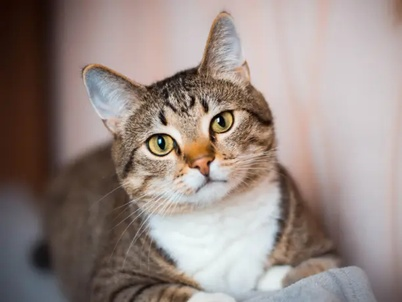
#> input picture Binaria/gato.jpg, 402 x 302 px, shrunk from 612 x 459 before the run
$ jupyter execute --allow-errors Lab2.ipynb   (older library calls are emulated)
#> lines starting #> are read from the running program, lines starting #| are printed output that depends on the picture; after the words box and inside, x2 and y2 are one past the last pixel; in counts of white or black regions, pixels touching at a corner belong together
# **Laboratorio 2**

**Darwin Josue Rojas Echeverría**

**Carnet: 23008435**

# *Librerías*

[cell 1]
import cv2
import numpy as np
import matplotlib.pyplot as plt
from mpl_toolkits.mplot3d import Axes3D

# **Problema 1**

### *Funciones*

[cell 2]
def mostrar_imagenes(img_original, img_filtrada, titulo):
    plt.figure(figsize=(10,10))
    plt.subplot(1,2,1)
    plt.imshow(img_original, cmap="gray")
    plt.title("Original")

    plt.subplot(1,2,2)
    plt.imshow(img_filtrada)
    plt.title(titulo)

    plt.show()

[cell 3]
def binzarizacion(carpeta,imagen,formatoimagen):

#> called with carpeta = 'Binaria', imagen = 'gato', formatoimagen = '.jpg'
    img_original=cv2.imread(carpeta+"/"+ imagen+formatoimagen,0)
#> img_original: shape (302, 402); min 0, max 254, mean 141.3
    img_original=cv2.cvtColor(img_original,cv2.COLOR_BGR2RGB)
#> img_original: shape (302, 402, 3)
    img_escalagrises=cv2.cvtColor(img_original,cv2.IMREAD_GRAYSCALE)
    ret, img_binaria = cv2.threshold(img_original, 127, 255, cv2.THRESH_BINARY)
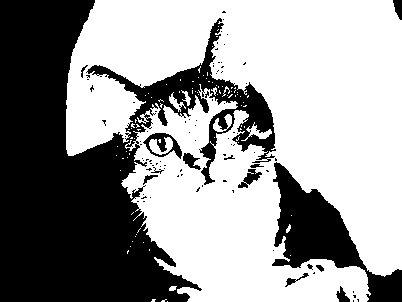
#> img_binaria: shape (302, 402, 3); 60.2% white; 91 black regions (76 under 20 px), largest, box (x1, y1, x2, y2) and area: (0, 0, 276, 302) 40638, (272, 162, 402, 302) 6190, (143, 133, 182, 159) 405

    mostrar_imagenes(img_escalagrises,img_binaria,'Binarizacion')

### *Aplicación Binarización*

[cell 4]
binzarizacion('Binaria','gato','.jpg')

# **Problema 2**

### *Función*

[cell 5]
def operaciones_imagenes(carpeta,imagen1,imagen2,formato1,formato2):

#> called with carpeta = 'Operacion_imagenes', imagen1 = 'imagen1', imagen2 = 'imagen2', formato1 = '.jpg', formato2 = '.jpg'
    img_original1=cv2.imread(carpeta+"/"+ imagen1+formato1,0)
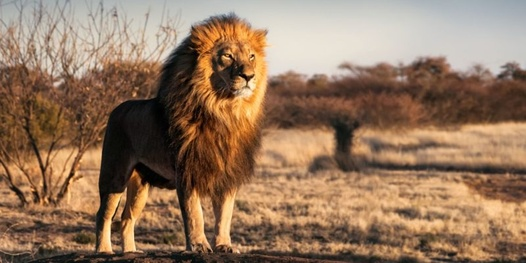
#> input picture Operacion_imagenes/imagen1.jpg, 526 x 263 px, shrunk from 800 x 400 before the run
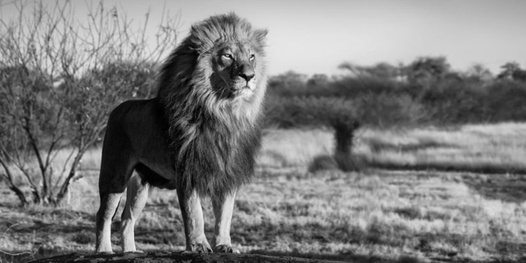
#> img_original1: shape (263, 526); min 0, max 244, mean 124.8
    img_original2=cv2.imread(carpeta+"/"+ imagen2+formato2,0)
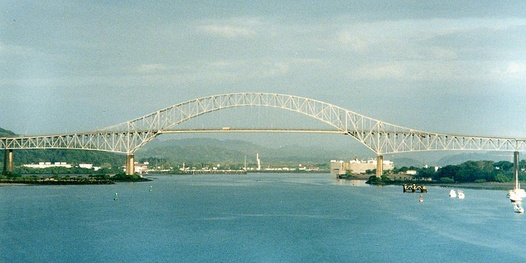
#> input picture Operacion_imagenes/imagen2.jpg, 526 x 263 px, shrunk from 800 x 400 before the run
#> img_original2: shape (263, 526); min 0, max 255, mean 162.1


    img_original1=cv2.cvtColor(img_original1,cv2.COLOR_BGR2RGB)
#> img_original1: shape (263, 526, 3)
    img_original2=cv2.cvtColor(img_original2,cv2.COLOR_BGR2RGB)
#> img_original2: shape (263, 526, 3)

    img_escalagrises1=cv2.cvtColor(img_original1,cv2.IMREAD_GRAYSCALE)
    img_escalagrises2=cv2.cvtColor(img_original2,cv2.IMREAD_GRAYSCALE)


    ret, img_binaria1 = cv2.threshold(img_original1, 127, 255, cv2.THRESH_BINARY)
#> img_binaria1: shape (263, 526, 3); 49.3% white; 184 white regions (143 under 20 px), largest, box (x1, y1, x2, y2) and area: (0, 0, 526, 147) 35915, (216, 129, 526, 254) 16293, (352, 122, 526, 166) 5189
    ret, img_binaria2 = cv2.threshold(img_original2, 127, 255, cv2.THRESH_BINARY)
#> img_binaria2: shape (263, 526, 3); 75.2% white; 351 black regions (336 under 20 px), largest, box (x1, y1, x2, y2) and area: (0, 139, 376, 263) 28488, (336, 152, 526, 193) 3571, (138, 156, 193, 176) 540


    sum_img = cv2.add(img_binaria1, img_binaria2)
#> sum_img: shape (263, 526, 3); 84.8% white; 316 black regions (293 under 20 px), largest, box (x1, y1, x2, y2) and area: (0, 139, 374, 263) 16404, (386, 162, 526, 190) 1855, (138, 156, 193, 176) 540
    rest_img=cv2.absdiff(img_binaria1,img_binaria2)
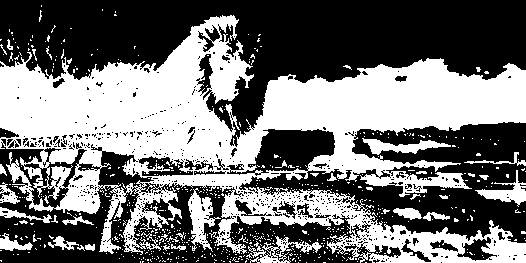
#> rest_img: shape (263, 526, 3); 45.2% white; 649 white regions (615 under 20 px), largest, box (x1, y1, x2, y2) and area: (0, 15, 526, 263) 55891, (188, 188, 221, 252) 887, (246, 236, 322, 263) 669
    and_img = cv2.bitwise_and(img_binaria1, img_binaria2)
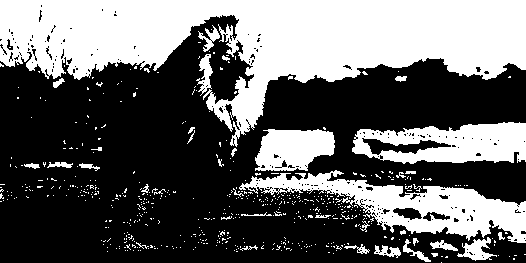
#> and_img: shape (263, 526, 3); 39.6% white; 555 white regions (517 under 20 px), largest, box (x1, y1, x2, y2) and area: (0, 0, 526, 147) 35914, (239, 170, 526, 243) 7601, (352, 122, 526, 164) 4943
    or_img = cv2.bitwise_or(img_binaria1, img_binaria2)
    xor_img = cv2.bitwise_xor(img_binaria1, img_binaria2)


    plt.figure(figsize=(15,20))
    plt.subplot(1,2,1)
    plt.imshow(img_binaria1)
    plt.title("Binaria_1")

    plt.subplot(1,2,2)
    plt.imshow(img_binaria2)
    plt.title("Binaria_2")
    plt.show()


    print("----------------------------")
    print("Suma")
    plt.imshow(sum_img)
    plt.title('suma_imagenes')
    plt.show()

    print("----------------------------")
    print("Resta")
    plt.imshow(rest_img)
    plt.title('Resta_imagenes')
    plt.show()

    print("----------------------------")
    print("AND")
    plt.imshow(and_img)
    plt.title('AND')
    plt.show()

    print("----------------------------")
    print("OR")
    plt.imshow(or_img)
    plt.title('OR')
    plt.show()

    print("----------------------------")
    print("XOR")
    plt.imshow(xor_img)
    plt.title('XOR')
    plt.show()

### *Aplicación de operaciones*

[cell 6]
operaciones_imagenes('Operacion_imagenes','imagen1','imagen2','.jpg','.jpg')

# **Problema 3**

### *Función*

[cell 7]
def tresd(carpeta,imagen,formatoimagen):

#> called with carpeta = '3d', imagen = 'chihuahua', formatoimagen = '.jpg'
    img_original=cv2.imread(carpeta+"/"+ imagen+formatoimagen,cv2.IMREAD_GRAYSCALE)
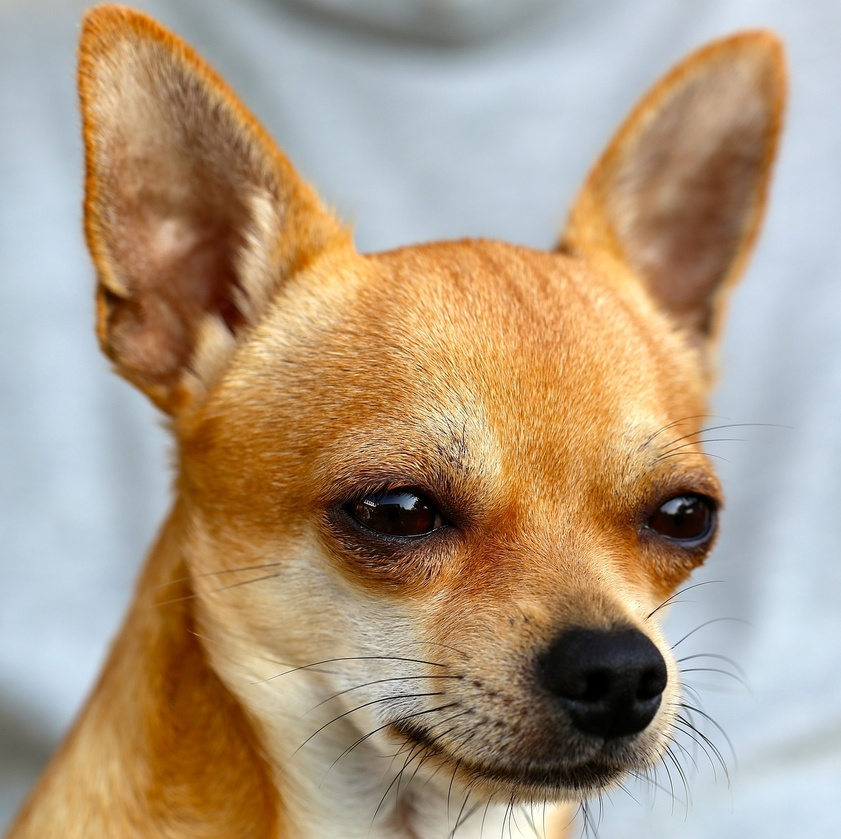
#> input picture 3d/chihuahua.jpg, 841 x 839 px, shrunk from 1280 x 1277 before the run
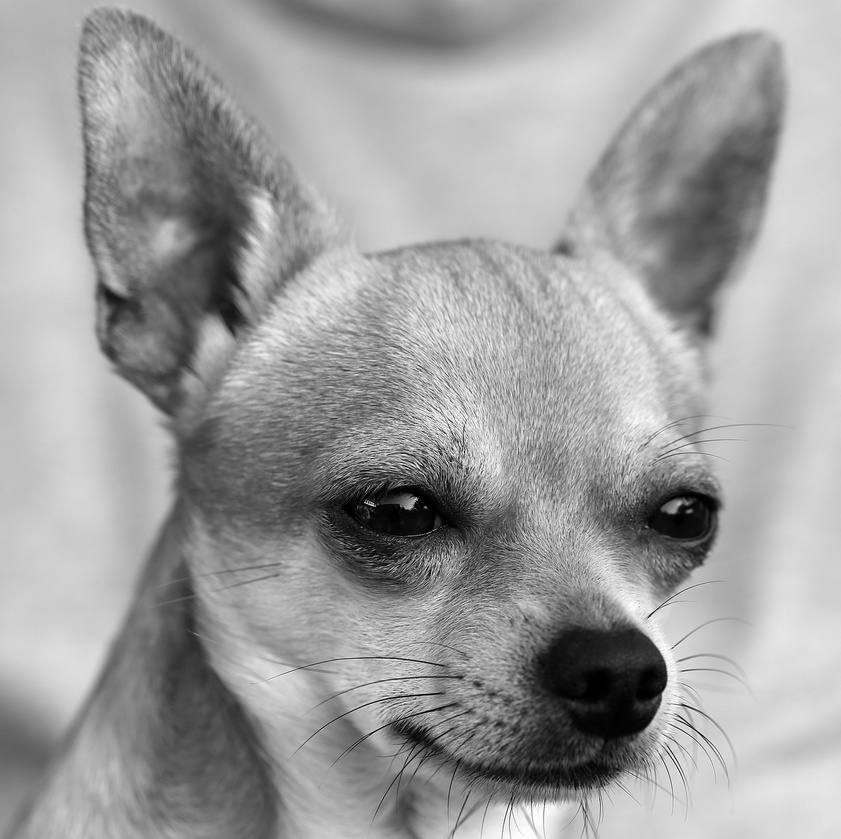
#> img_original: shape (839, 841); min 0, max 255, mean 157.7
    #img_original=cv2.cvtColor(img_original,cv2.COLOR_BGR2RGB)
    #img_escalagrises=cv2.cvtColor(img_original,cv2.IMREAD_GRAYSCALE)

    alto=img_original.shape[0]
#> alto = 839
    ancho=img_original.shape[1]
#> ancho = 841

    X, Y = np.meshgrid(np.arange(ancho), np.arange(alto))

    plt.imshow(img_original,cmap='gray')
    plt.title("Imagen Original")
    plt.show()

    print("---------------")


    fig = plt.figure(figsize=(5,5))
    ax = fig.add_subplot(111, projection='3d')
    surf = ax.plot_surface(X, Y, img_original, cmap='gray')
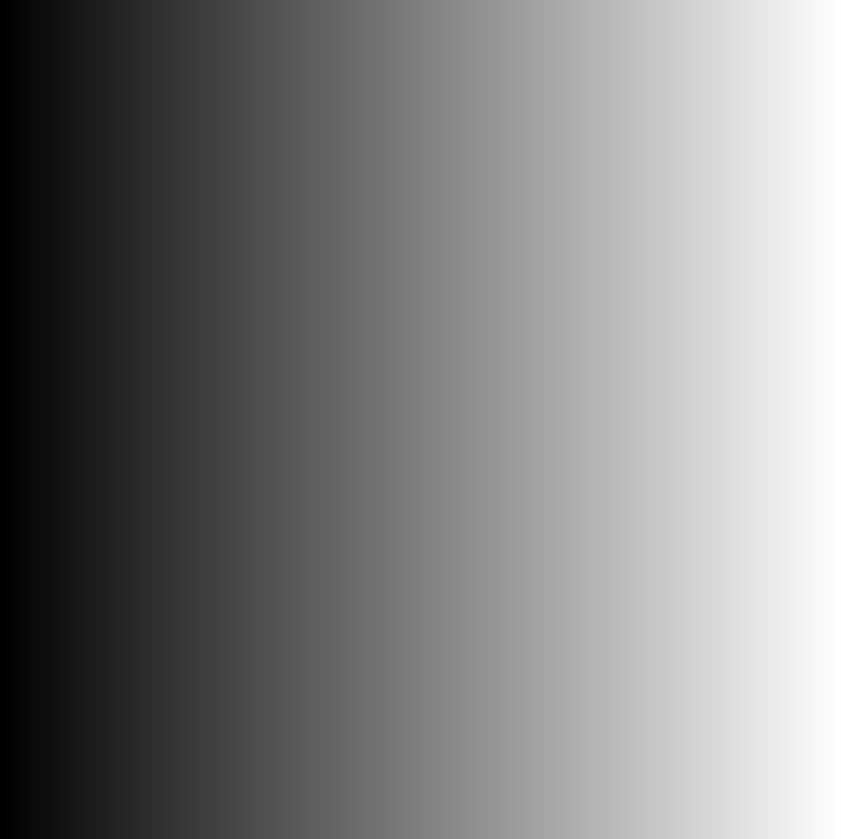
#> X: shape (839, 841) int64; min 0, max 840, mean 420; drawn with min black and max white
    plt.title('Imagen 3d')
    plt.xlabel('ancho')
    plt.ylabel('alto')
    ax.set_zlabel('Intesidad Gris')
    plt.show()
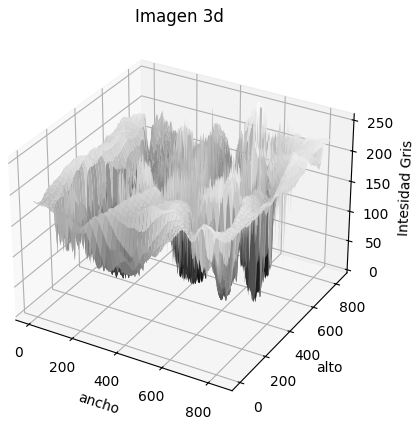
#> figure drawn by matplotlib, 1 panel

### *Aplicación Intensidad pixel 3d*

[cell 8]
tresd('3d','chihuahua','.jpg')

# **Problema 4**

## Trasnformación Negativa

### *Función*

[cell 9]
def transf_negativa(carpeta,imagen,formatoimagen):

    img_original=cv2.imread(carpeta+"/"+ imagen+formatoimagen,cv2.IMREAD_GRAYSCALE)

    img_negativa=255-img_original

    plt.figure(figsize=(10,10))
    plt.subplot(1,2,1)
    plt.imshow(img_original, cmap="gray")
    plt.title("Original")

    plt.subplot(1,2,2)
    plt.imshow(img_negativa,cmap='gray')
    plt.title('Transformación Negativa')

    plt.show()

### *Aplicación Negativa*

#> (a cell that did not finish here is left out)

## Transformaciones Lineales

### *Función*

[cell 11]
def transf_lineales(carpeta,imagen,formatoimagen,kernel,nombre_transformación):

    img_original=cv2.imread(carpeta+"/"+ imagen+formatoimagen,cv2.IMREAD_GRAYSCALE)
    img_filtrada= cv2.filter2D(img_original,-1,kernel)

    plt.figure(figsize=(10,10))
    plt.subplot(1,2,1)
    plt.imshow(img_original, cmap="gray")
    plt.title("Original")

    plt.subplot(1,2,2)
    plt.imshow(img_filtrada,cmap='gray')
    plt.title(nombre_transformación)

    plt.show()

### *Aplicación*

[cell 12]
box_kernel=np.array([[-1, 0, 1],
                     [-2, 0, 2],
                     [-1, 0, 1]])

#> (the rest of this cell did not finish here and is left out)

[cell 13]
box_kernel=np.array([[0, -1, 0],
                     [-1, 5, -1],
                     [0, -1, 0]])

#> (the rest of this cell did not finish here and is left out)


[cell 14]
box_kernel=np.array([[-2, -1, 0],
                     [-1, 1, 1],
                     [0, 1, 2]])

#> (the rest of this cell did not finish here and is left out)
